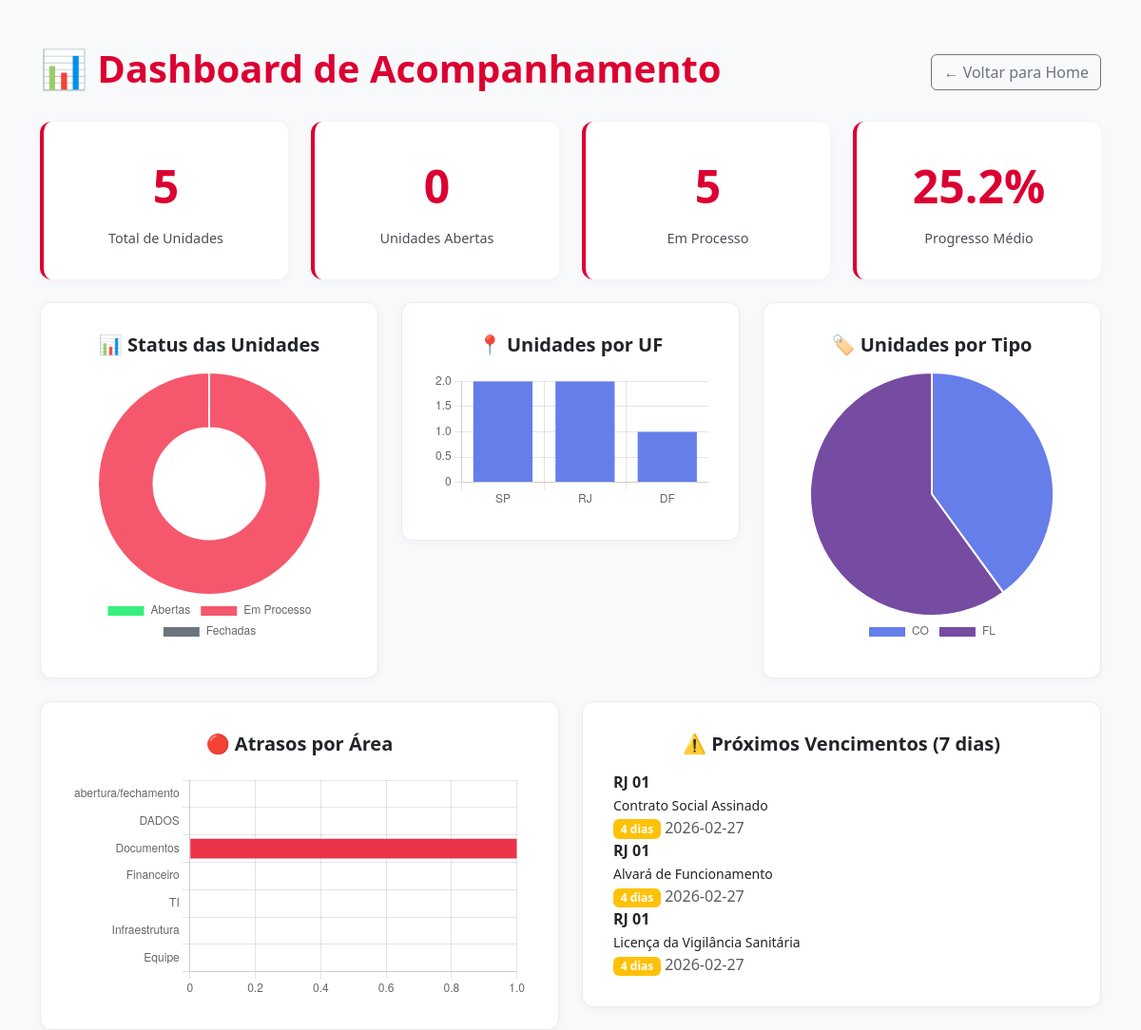
/dashboard, run on the app's committed database.
### App.py (models this page shows)
class Unidade(db.Model):
    id = db.Column(db.Integer, primary_key=True)
    nome = db.Column(db.String(100), nullable=False)
    cidade = db.Column(db.String(50), nullable=False)
    uf = db.Column(db.String(2), nullable=False)
    tipo = db.Column(db.String(10), nullable=False)
    status_unidade = db.Column(db.String(20), default="processo")
    checklist_status = db.Column(db.Text, default="{}")

### App.py (the view)
@app.route('/dashboard')
def dashboard():
    unidades = Unidade.query.all()
    total = len(unidades)
    abertas = sum(1 for u in unidades if u.status_unidade == 'aberta')
    em_processo = sum(1 for u in unidades if u.status_unidade in ['processo', 'pronta'])
    fechadas = sum(1 for u in unidades if u.status_unidade == 'fechada')
    progressos = []
    for u in unidades:
        try:
            dados = json.loads(u.checklist_status) if u.checklist_status else {}
            total_itens = sum(len(itens) for itens in CATEGORIAS_REQUISITOS.values())
            concluidos = 0
            for item_config in sum(CATEGORIAS_REQUISITOS.values(), []):
                item_nome = item_config['nome']
                info = dados.get(item_nome, {})
                if item_config['tipo'] == 'checkbox':
                    if isinstance(info, dict) and info.get('concluido', False):
                        concluidos += 1
                else:
                    if info and info != '':
                        concluidos += 1
            progresso = (concluidos / total_itens * 100) if total_itens > 0 else 0
            progressos.append(progresso)
        except:
            progressos.append(0)
    progresso_medio = sum(progressos) / len(progressos) if progressos else 0
    ufs = Counter(u.uf for u in unidades)
    tipos = Counter(u.tipo for u in unidades)
    atrasos_por_categoria = {cat: 0 for cat in CATEGORIAS_REQUISITOS.keys()}
    for u in unidades:
        atrasados = verificar_atrasados(u.checklist_status)
        for item_atrasado in atrasados:
            for cat, itens in CATEGORIAS_REQUISITOS.items():
                for item_config in itens:
                    if item_config['nome'] == item_atrasado['nome']:
                        atrasos_por_categoria[cat] += 1
    hoje = date.today()
    proximos_vencimentos = []
    for u in unidades:
        try:
            dados = json.loads(u.checklist_status) if u.checklist_status else {}
            for item_nome, info in dados.items():
                if isinstance(info, dict):
                    previsao = info.get('previsao', '')
                    concluido = info.get('concluido', False)
                    if previsao and not concluido:
                        data_prev = date.fromisoformat(previsao)
                        dias_para_vencer = (data_prev - hoje).days
                        if 0 <= dias_para_vencer <= 7:
                            proximos_vencimentos.append({
                                'unidade': u.nome,
                                'item': item_nome,
                                'data': previsao,
                                'dias': dias_para_vencer
                            })
        except:
            pass
    proximos_vencimentos.sort(key=lambda x: x['dias'])
    return render_template('dashboard.html',
                           total=total,
                           abertas=abertas,
                           em_processo=em_processo,
                           fechadas=fechadas,
                           progresso_medio=round(progresso_medio, 1),
                           ufs=dict(ufs),
                           tipos=dict(tipos),
                           atrasos_por_categoria=atrasos_por_categoria,
                           proximos_vencimentos=proximos_vencimentos[:10],
                           status_unidade_opts=STATUS_UNIDADE,
                           tipos_unidade=TIPOS_UNIDADE)

### App.py (called while the page is built)
def verificar_atrasados(checklist_json):
    if not checklist_json or checklist_json == "{}":
        return []
    try:
        dados = json.loads(checklist_json)
    except:
        return []
    atrasados = []
    hoje = date.today().isoformat()
    for item, info in dados.items():
        if isinstance(info, dict):
            concluido = info.get('concluido', False)
            previsao = info.get('previsao', '')
            if not concluido and previsao and previsao < hoje:
                atrasados.append({
                    'nome': item,
                    'previsao': previsao,
                    'dias_atraso': (date.today() - date.fromisoformat(previsao)).days
                })
    return atrasados

@app.context_processor
def utility_processor():
    def now():
        return datetime.now()
    return dict(now=now)

### Templates/dashboard.html (shortened to what this page needs)
<!DOCTYPE html>
<html lang="pt-br">
<head>
    <link href="https://cdn.jsdelivr.net/npm/bootstrap@5.3.0/dist/css/bootstrap.min.css" rel="stylesheet">
</head>
<body class="bg-light">
    <div class="container mt-5">
        <div class="d-flex justify-content-between align-items-center mb-4">
            <h1>📊 Dashboard de Acompanhamento</h1>
            <a href="/" class="btn btn-outline-secondary">← Voltar para Home</a>
        </div>
        <div class="row">
            <div class="col-md-3">
                <div class="kpi-card">
                    <div class="kpi-number">{{ total }}</div>
                    <div class="kpi-label">Total de Unidades</div>
                </div>
            </div>
            <div class="col-md-3">
                <div class="kpi-card success">
                    <div class="kpi-number">{{ abertas }}</div>
                    <div class="kpi-label">Unidades Abertas</div>
                </div>
            </div>
            <div class="col-md-3">
                <div class="kpi-card warning">
                    <div class="kpi-number">{{ em_processo }}</div>
                    <div class="kpi-label">Em Processo</div>
                </div>
            </div>
            <div class="col-md-3">
                <div class="kpi-card danger">
                    <div class="kpi-number">{{ progresso_medio }}%</div>
                    <div class="kpi-label">Progresso Médio</div>
                </div>
            </div>
        </div>
        <div class="row mt-4">
            <div class="col-md-4">
                <div class="card-grafico">
                    <h5 class="text-center mb-3">📊 Status das Unidades</h5>
                    <canvas id="graficoStatus"></canvas>
                </div>
            </div>
            <div class="col-md-4">
                <div class="card-grafico">
                    <h5 class="text-center mb-3">📍 Unidades por UF</h5>
                    <canvas id="graficoUF"></canvas>
                </div>
            </div>
            <div class="col-md-4">
                <div class="card-grafico">
                    <h5 class="text-center mb-3">🏷️ Unidades por Tipo</h5>
                    <canvas id="graficoTipo"></canvas>
                </div>
            </div>
        </div>
        <div class="row mt-4">
            <div class="col-md-6">
                <div class="card-grafico">
                    <h5 class="text-center mb-3">🔴 Atrasos por Área</h5>
                    <canvas id="graficoAtrasos"></canvas>
                </div>
            </div>
            <div class="col-md-6">
                <div class="card-grafico">
                    <h5 class="text-center mb-3">⚠️ Próximos Vencimentos (7 dias)</h5>
                    {% if proximos_vencimentos %}
                        <div class="mt-3">
                            {% for venc in proximos_vencimentos %}
                            <div class="vencimento-item {% if venc.dias <= 2 %}urgente{% else %}atencao{% endif %}">
                                <strong>{{ venc.unidade }}</strong><br>
                                <small>{{ venc.item }}</small><br>
                                <span class="badge bg-{{ 'danger' if venc.dias <= 2 else 'warning' }}">
                                    {{ venc.dias }} dias
                                </span>
                                <span class="text-muted">{{ venc.data }}</span>
                            </div>
                            {% endfor %}
                        </div>
                    {% else %}
                        <p class="text-center text-muted mt-4">🎉 Nenhum vencimento próximo!</p>
                    {% endif %}
                </div>
            </div>
        </div>
    </div>
    <script>
        // Gráfico de Status (Doughnut)
        new Chart(document.getElementById('graficoStatus'), {
            type: 'doughnut',
            data: {
                labels: ['Abertas', 'Em Processo', 'Fechadas'],
                datasets: [{
                    data: [{{ abertas }}, {{ em_processo }}, {{ fechadas }}],
                    backgroundColor: ['#38ef7d', '#f5576c', '#6c757d']
                }]
            },
            options: { responsive: true, plugins: { legend: { position: 'bottom' } } }
        });
        // Gráfico de UF (Bar)
        new Chart(document.getElementById('graficoUF'), {
            type: 'bar',
            data: {
                labels: [{% for uf in ufs.keys() %}'{{ uf }}', {% endfor %}],
                datasets: [{
                    label: 'Unidades',
                    data: [{% for qtd in ufs.values() %}{{ qtd }}, {% endfor %}],
                    backgroundColor: '#667eea'
                }]
            },
            options: { responsive: true, plugins: { legend: { display: false } } }
        });
        // Gráfico de Tipo (Pie)
        new Chart(document.getElementById('graficoTipo'), {
            type: 'pie',
            data: {
                labels: [{% for tipo in tipos.keys() %}'{{ tipo }}', {% endfor %}],
                datasets: [{
                    data: [{% for qtd in tipos.values() %}{{ qtd }}, {% endfor %}],
                    backgroundColor: ['#667eea', '#764ba2', '#f093fb', '#f5576c', '#4facfe']
                }]
            },
            options: { responsive: true, plugins: { legend: { position: 'bottom' } } }
        });
        // Gráfico de Atrasos (Horizontal Bar)
        new Chart(document.getElementById('graficoAtrasos'), {
            type: 'bar',
            data: {
                labels: [{% for cat in atrasos_por_categoria.keys() %}'{{ cat.split(' ')[-1] }}', {% endfor %}],
                datasets: [{
                    label: 'Itens Atrasados',
                    data: [{% for qtd in atrasos_por_categoria.values() %}{{ qtd }}, {% endfor %}],
                    backgroundColor: '#eb3349'
                }]
            },
            options: {
                indexAxis: 'y',
                responsive: true,
                plugins: { legend: { display: false } }
            }
        });
    </script>
</body>
</html>

### Templates/dashboard.html (style rules this page uses)
:root { --primary: #dc0032; --primary-dark: #b8002a; --gray-50: #f8f9fa; --gray-800: #212529; }
body { background: var(--gray-50); font-family: 'Segoe UI', Tahoma, Geneva, Verdana, sans-serif; }
.card-grafico { background: white; border-radius: 12px; padding: 2rem; box-shadow: 0 2px 8px rgba(0,0,0,0.04); border: 1px solid #e9ecef; }
.kpi-card { background: white; border-radius: 12px; padding: 2rem; text-align: center; box-shadow: 0 2px 8px rgba(0,0,0,0.04); border-left: 4px solid var(--primary); transition: all 0.3s ease; }
.kpi-number { font-size: 3em; font-weight: 700; color: var(--primary); margin-bottom: 0.5rem; }
.kpi-label { font-size: 0.9em; color: #495057; font-weight: 500; }
h1, h5 { color: var(--gray-800); font-weight: 600; }
h1 { color: var(--primary); }

### data on the page
Unidade: unidade "RJ 01", item "Contrato Social Assinado", dias "4", data "2026-02-27", item "Alvará de Funcionamento", item "Licença da Vigilância Sanitária"

### other printed values
{{ total }} "5"
{{ abertas }} "0"
{{ em_processo }} "5"
{{ progresso_medio }} "25.2"
chart data {{ abertas }} 0
chart data {{ fechadas }} 0
chart data {{ uf }} SP, RJ, DF
